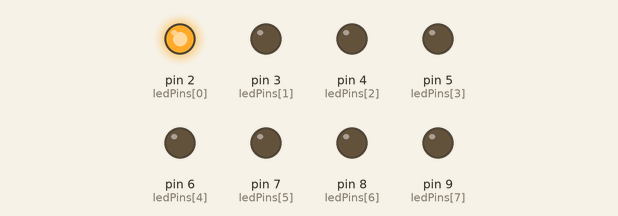
This sketch was run on a simulated Arduino Uno, built with avr-gcc and run on an emulated ATmega328P. Parts: output pins drawn as LEDs (lit = HIGH). Random numbers use the default seed unless the sketch sets one.

Above: at 0.05 s.
At 0.55 s:
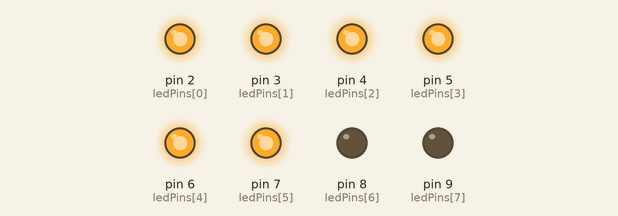
At 0.85 s:
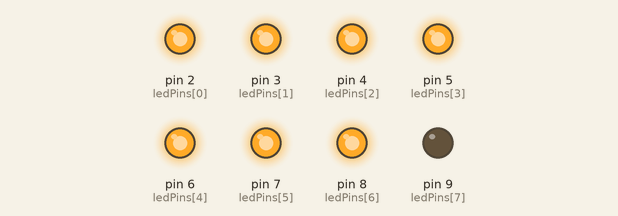
At 1.75 s:
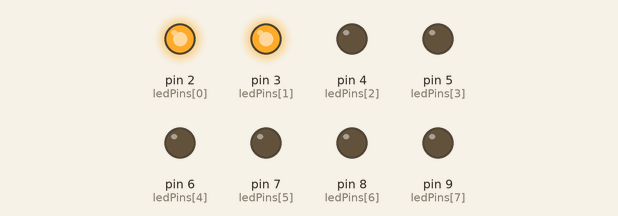
At 2.65 s:
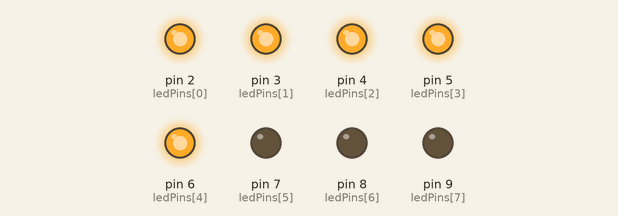
At 3.55 s:
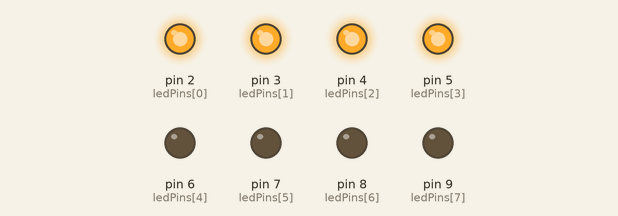
Timing chart, 0 to 3.9 s (numbered marks = the images above):
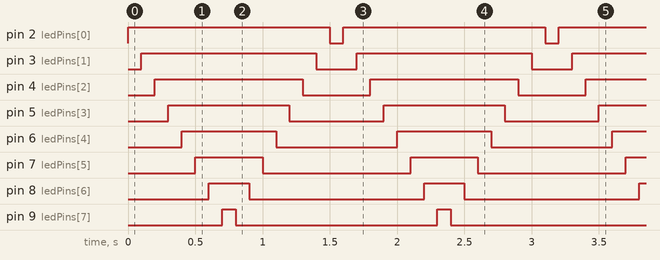

Measured:
- by itself, pin 2 (ledPins[0]): alternates HIGH for 1.5 s and LOW for 0.10 s
- by itself, pin 3 (ledPins[1]): alternates HIGH for 1.3 s and LOW for 0.30 s
- by itself, pin 4 (ledPins[2]): alternates HIGH for 1.1 s and LOW for 0.50 s
- by itself, pin 5 (ledPins[3]): alternates HIGH for 0.90 s and LOW for 0.70 s
- by itself, pin 6 (ledPins[4]): alternates HIGH for 0.70 s and LOW for 0.90 s
- by itself, pin 7 (ledPins[5]): alternates HIGH for 0.50 s and LOW for 1.1 s
- by itself, pin 8 (ledPins[6]): alternates HIGH for 0.30 s and LOW for 1.3 s
- by itself, pin 9 (ledPins[7]): alternates HIGH for 0.10 s and LOW for 1.5 s

The sketch:

Circuit_04.ino
```cpp
/*

Example sketch 04

MULTIPLE LEDs

  Make eight LEDs dance. Dance LEDs, dance!

Hardware connections:

  You'll need eight LEDs, and eight 330 Ohm resistors
  (orange-orange-brown).

    For each LED, connect the negative side (shorter leg)
    to a 330 Ohm resistor.

    Connect the other side of the resistors to GND.

    Connect the positive side (longer leg) of the LEDs
    to Arduino digital pins 2 through 9.

This sketch was written by SparkFun Electronics,
with lots of help from the Arduino community.
This code is completely free for any use.
Visit http://www.arduino.cc to learn about the Arduino.

Version 2.0 6/2012 MDG
*/


// To keep track of all the LED pins, we'll use an "array".
// An array lets you store a group of variables, and refer to them
// by their position, or "index". Here we're creating an array of
// eight integers, and initializing them to a set of values:

int ledPins[] = {2,3,4,5,6,7,8,9};

// The first element of an array is index 0.
// We've put the value "2" in index 0, "3" in index 1, etc.
// The final index in the above array is 7, which contains
// the value "9".

// We're using the values in this array to specify the pin numbers
// that the eight LEDs are connected to. LED 0 is connected to
// pin 2, LED 1 is connected to pin 3, etc.


void setup()
{
  int index;

  // In this sketch, we'll use "for() loops" to step variables from
  // one value to another, and perform a set of instructions for
  // each step. For() loops are a very handy way to get numbers to
  // count up or down.

  // Every for() loop has three statements separated by
  // semicolons (;):

  //   1. Something to do before starting
  //   2. A test to perform; as long as it's true, keep looping
  //   3. Something to do after each loop (increase a variable)

  // For the for() loop below, these are the three statements:

  //   1. index = 0;    Before starting, make index = 0.
  //   2. index <= 7;   If index is less or equal to 7,
  //                    run the following code.
  //			(When index = 8, continue with the sketch.)
  //   3. index++	Putting "++" after a variable means
  //                    "add one to it".
  //			(You can also use "index = index + 1".)

  // Every time you go through the loop, the statements following
  // the for() (within the brackets) will run.

  // When the test in statement 2 is finally false, the sketch
  // will continue.


  // Here we'll use a for() loop to initialize all the LED pins
  // to outputs. This is much easier than writing eight separate
  // statements to do the same thing.

  // This for() loop will make index = 0, then run the pinMode()
  // statement within the brackets. It will then do the same thing
  // for index = 2, index = 3, etc. all the way to index = 7.

  for(index = 0; index <= 7; index++)
  {
    pinMode(ledPins[index],OUTPUT);
    // ledPins[index] is replaced by the value in the array.
    // For example, ledPins[0] is 2
  }
}


void loop()
{
  // This loop() calls functions that we've written further below.
  // We've disabled some of these by commenting them out (putting
  // "//" in front of them). To try different LED displays, remove
  // the "//" in front of the ones you'd like to run, and add "//"
  // in front of those you don't to comment out (and disable) those
  // lines.

  oneAfterAnotherNoLoop();  // Light up all the LEDs in turn

  //oneAfterAnotherLoop();  // Same as oneAfterAnotherNoLoop,
                            // but with much less typing

  //oneOnAtATime();         // Turn on one LED at a time,
                            // scrolling down the line

  //pingPong();             // Light the LEDs middle to the edges

  //marquee();              // Chase lights like you see on signs

  //randomLED();            // Blink LEDs randomly
}


/*
oneAfterAnotherNoLoop()

This function will light one LED, delay for delayTime, then light
the next LED, and repeat until all the LEDs are on. It will then
turn them off in the reverse order.

This function does NOT use a for() loop. We've done it the hard way
to show you how much easier life can be when you use for() loops.
Take a look at oneAfterAnotherLoop() further down, which does
exactly the same thing with much less typing.
*/

void oneAfterAnotherNoLoop()
{
  int delayTime = 100; // time (milliseconds) to pause between LEDs
                       // make this smaller for faster switching

  // turn all the LEDs on:

  digitalWrite(ledPins[0], HIGH);  //Turns on LED #0 (pin 2)
  delay(delayTime);                //wait delayTime milliseconds
  digitalWrite(ledPins[1], HIGH);  //Turns on LED #1 (pin 3)
  delay(delayTime);                //wait delayTime milliseconds
  digitalWrite(ledPins[2], HIGH);  //Turns on LED #2 (pin 4)
  delay(delayTime);                //wait delayTime milliseconds
  digitalWrite(ledPins[3], HIGH);  //Turns on LED #3 (pin 5)
  delay(delayTime);                //wait delayTime milliseconds
  digitalWrite(ledPins[4], HIGH);  //Turns on LED #4 (pin 6)
  delay(delayTime);                //wait delayTime milliseconds
  digitalWrite(ledPins[5], HIGH);  //Turns on LED #5 (pin 7)
  delay(delayTime);                //wait delayTime milliseconds
  digitalWrite(ledPins[6], HIGH);  //Turns on LED #6 (pin 8)
  delay(delayTime);                //wait delayTime milliseconds
  digitalWrite(ledPins[7], HIGH);  //Turns on LED #7 (pin 9)
  delay(delayTime);                //wait delayTime milliseconds

  // turn all the LEDs off:

  digitalWrite(ledPins[7], LOW);   //Turn off LED #7 (pin 9)
  delay(delayTime);                //wait delayTime milliseconds
  digitalWrite(ledPins[6], LOW);   //Turn off LED #6 (pin 8)
  delay(delayTime);                //wait delayTime milliseconds
  digitalWrite(ledPins[5], LOW);   //Turn off LED #5 (pin 7)
  delay(delayTime);                //wait delayTime milliseconds
  digitalWrite(ledPins[4], LOW);   //Turn off LED #4 (pin 6)
  delay(delayTime);                //wait delayTime milliseconds
  digitalWrite(ledPins[3], LOW);   //Turn off LED #3 (pin 5)
  delay(delayTime);                //wait delayTime milliseconds
  digitalWrite(ledPins[2], LOW);   //Turn off LED #2 (pin 4)
  delay(delayTime);                //wait delayTime milliseconds
  digitalWrite(ledPins[1], LOW);   //Turn off LED #1 (pin 3)
  delay(delayTime);                //wait delayTime milliseconds
  digitalWrite(ledPins[0], LOW);   //Turn off LED #0 (pin 2)
  delay(delayTime);                //wait delayTime milliseconds
}


/*
oneAfterAnotherLoop()

This function does exactly the same thing as oneAfterAnotherNoLoop(),
but it takes advantage of for() loops and the array to do it with
much less typing.
*/

void oneAfterAnotherLoop()
{
  int index;
  int delayTime = 100; // milliseconds to pause between LEDs
                       // make this smaller for faster switching

  // Turn all the LEDs on:

  // This for() loop will step index from 0 to 7
  // (putting "++" after a variable means add one to it)
  // and will then use digitalWrite() to turn that LED on.

  for(index = 0; index <= 7; index++)
  {
    digitalWrite(ledPins[index], HIGH);
    delay(delayTime);
  }

  // Turn all the LEDs off:

  // This for() loop will step index from 7 to 0
  // (putting "--" after a variable means subtract one from it)
  // and will then use digitalWrite() to turn that LED off.

  for(index = 7; index >= 0; index--)
  {
    digitalWrite(ledPins[index], LOW);
    delay(delayTime);
  }
}


/*
oneOnAtATime()

This function will step through the LEDs,
lighting only one at at time.
*/

void oneOnAtATime()
{
  int index;
  int delayTime = 100; // milliseconds to pause between LEDs
                       // make this smaller for faster switching

  // step through the LEDs, from 0 to 7

  for(index = 0; index <= 7; index++)
  {
    digitalWrite(ledPins[index], HIGH);  // turn LED on
    delay(delayTime);                    // pause to slow down
    digitalWrite(ledPins[index], LOW);   // turn LED off
  }
}


/*
pingPong()

This function will step through the LEDs,
lighting one at at time in both directions.
*/

void pingPong()
{
  int index;
  int delayTime = 100; // milliseconds to pause between LEDs
                       // make this smaller for faster switching

  // step through the LEDs, from 0 to 7

  for(index = 0; index <= 7; index++)
  {
    digitalWrite(ledPins[index], HIGH);  // turn LED on
    delay(delayTime);                    // pause to slow down
    digitalWrite(ledPins[index], LOW);   // turn LED off
  }

  // step through the LEDs, from 7 to 0

  for(index = 7; index >= 0; index--)
  {
    digitalWrite(ledPins[index], HIGH);  // turn LED on
    delay(delayTime);                    // pause to slow down
    digitalWrite(ledPins[index], LOW);   // turn LED off
  }
}


/*
marquee()

This function will mimic "chase lights" like those around signs.
*/

void marquee()
{
  int index;
  int delayTime = 200; // milliseconds to pause between LEDs
                       // Make this smaller for faster switching

  // Step through the first four LEDs
  // (We'll light up one in the lower 4 and one in the upper 4)

  for(index = 0; index <= 3; index++) // Step from 0 to 3
  {
    digitalWrite(ledPins[index], HIGH);    // Turn a LED on
    digitalWrite(ledPins[index+4], HIGH);  // Skip four, and turn that LED on
    delay(delayTime);                      // Pause to slow down the sequence
    digitalWrite(ledPins[index], LOW);     // Turn the LED off
    digitalWrite(ledPins[index+4], LOW);   // Skip four, and turn that LED off
  }
}


/*
randomLED()

This function will turn on random LEDs. Can you modify it so it
also lights them for random times?
*/

void randomLED()
{
  int index;
  int delayTime;

  // The random() function will return a semi-random number each
  // time it is called. See http://arduino.cc/en/Reference/Random
  // for tips on how to make random() even more random.

  index = random(8);	// pick a random number between 0 and 7
  delayTime = 100;

  digitalWrite(ledPins[index], HIGH);  // turn LED on
  delay(delayTime);                    // pause to slow down
  digitalWrite(ledPins[index], LOW);   // turn LED off
}
```
